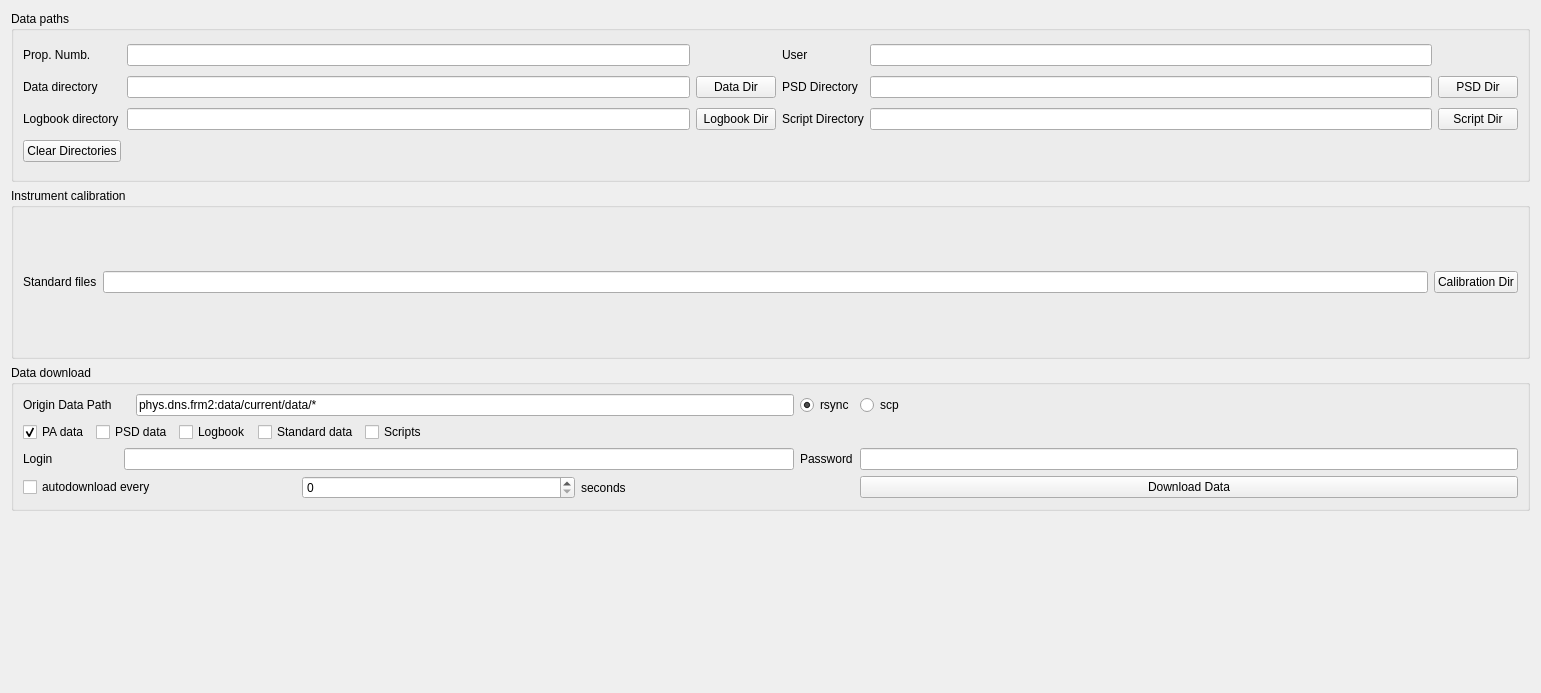
<?xml version="1.0" encoding="UTF-8"?>
<ui version="4.0">
 <class>Form</class>
 <widget class="QWidget" name="Form">
  <property name="geometry">
   <rect>
    <x>0</x>
    <y>0</y>
    <width>1541</width>
    <height>693</height>
   </rect>
  </property>
  <property name="sizePolicy">
   <sizepolicy hsizetype="Expanding" vsizetype="Expanding">
    <horstretch>0</horstretch>
    <verstretch>0</verstretch>
   </sizepolicy>
  </property>
  <property name="windowTitle">
   <string>Form</string>
  </property>
  <layout class="QVBoxLayout" name="verticalLayout">
   <item>
    <widget class="QGroupBox" name="groupBox">
     <property name="sizePolicy">
      <sizepolicy hsizetype="Expanding" vsizetype="Expanding">
       <horstretch>0</horstretch>
       <verstretch>0</verstretch>
      </sizepolicy>
     </property>
     <property name="title">
      <string>Data paths</string>
     </property>
     <layout class="QGridLayout" name="gridLayout">
      <item row="2" column="1">
       <widget class="QLineEdit" name="lE_prop_nb">
        <property name="toolTip">
         <string>filled out automatically from first file found in data path</string>
        </property>
        <property name="maxLength">
         <number>20</number>
        </property>
        <property name="readOnly">
         <bool>true</bool>
        </property>
       </widget>
      </item>
      <item row="3" column="5">
       <widget class="QPushButton" name="pB_file_psd">
        <property name="text">
         <string>PSD Dir</string>
        </property>
       </widget>
      </item>
      <item row="2" column="4">
       <widget class="QLineEdit" name="lE_user">
        <property name="toolTip">
         <string>filled out automatically from first file found in data path</string>
        </property>
        <property name="readOnly">
         <bool>true</bool>
        </property>
       </widget>
      </item>
      <item row="3" column="0">
       <widget class="QLabel" name="l_data_dir">
        <property name="text">
         <string>Data directory</string>
        </property>
       </widget>
      </item>
      <item row="2" column="3">
       <widget class="QLabel" name="l_user">
        <property name="text">
         <string>User</string>
        </property>
       </widget>
      </item>
      <item row="4" column="2">
       <widget class="QPushButton" name="pB_file_logbook">
        <property name="text">
         <string>Logbook Dir</string>
        </property>
       </widget>
      </item>
      <item row="3" column="1">
       <widget class="QLineEdit" name="lE_data_dir"/>
      </item>
      <item row="4" column="1">
       <widget class="QLineEdit" name="lE_logbook_dir"/>
      </item>
      <item row="3" column="3">
       <widget class="QLabel" name="l_psd_dir">
        <property name="text">
         <string>PSD Directory</string>
        </property>
       </widget>
      </item>
      <item row="2" column="0">
       <widget class="QLabel" name="l_prop_nb">
        <property name="text">
         <string>Prop. Numb.</string>
        </property>
       </widget>
      </item>
      <item row="3" column="2">
       <widget class="QPushButton" name="pB_file_data">
        <property name="text">
         <string>Data Dir</string>
        </property>
       </widget>
      </item>
      <item row="3" column="4">
       <widget class="QLineEdit" name="lE_psd_dir"/>
      </item>
      <item row="4" column="0">
       <widget class="QLabel" name="l_log_dir">
        <property name="text">
         <string>Logbook directory</string>
        </property>
       </widget>
      </item>
      <item row="4" column="4">
       <widget class="QLineEdit" name="lE_script_dir"/>
      </item>
      <item row="4" column="3">
       <widget class="QLabel" name="label">
        <property name="text">
         <string>Script Directory</string>
        </property>
       </widget>
      </item>
      <item row="4" column="5">
       <widget class="QPushButton" name="pB_file_script">
        <property name="text">
         <string>Script Dir</string>
        </property>
       </widget>
      </item>
      <item row="5" column="0">
       <widget class="QPushButton" name="pB_clear">
        <property name="text">
         <string>Clear Directories</string>
        </property>
       </widget>
      </item>
     </layout>
    </widget>
   </item>
   <item>
    <widget class="QGroupBox" name="groupBox_2">
     <property name="sizePolicy">
      <sizepolicy hsizetype="Expanding" vsizetype="Expanding">
       <horstretch>0</horstretch>
       <verstretch>0</verstretch>
      </sizepolicy>
     </property>
     <property name="title">
      <string>Instrument calibration</string>
     </property>
     <layout class="QGridLayout" name="gridLayout_2">
      <item row="0" column="2">
       <widget class="QPushButton" name="pB_file_standards">
        <property name="text">
         <string>Calibration Dir</string>
        </property>
       </widget>
      </item>
      <item row="0" column="0">
       <widget class="QLabel" name="l_standards_dir">
        <property name="text">
         <string>Standard files</string>
        </property>
       </widget>
      </item>
      <item row="0" column="1">
       <widget class="QLineEdit" name="lE_standards_dir"/>
      </item>
     </layout>
    </widget>
   </item>
   <item>
    <widget class="QGroupBox" name="gB_data_download">
     <property name="title">
      <string>Data download</string>
     </property>
     <layout class="QGridLayout" name="gridLayout_3">
      <item row="0" column="4">
       <widget class="QLineEdit" name="lE_server">
        <property name="text">
         <string>phys.dns.frm2:data/current/data/*</string>
        </property>
       </widget>
      </item>
      <item row="0" column="0">
       <widget class="QLabel" name="l_origin">
        <property name="text">
         <string>Origin Data Path</string>
        </property>
       </widget>
      </item>
      <item row="3" column="6">
       <widget class="QLineEdit" name="lE_password"/>
      </item>
      <item row="1" column="0" colspan="7">
       <layout class="QHBoxLayout" name="horizontalLayout">
        <item>
         <widget class="QCheckBox" name="cB_pa_data">
          <property name="text">
           <string>PA data</string>
          </property>
          <property name="checked">
           <bool>true</bool>
          </property>
         </widget>
        </item>
        <item>
         <widget class="QCheckBox" name="cB_psd_data">
          <property name="text">
           <string>PSD data</string>
          </property>
         </widget>
        </item>
        <item>
         <widget class="QCheckBox" name="cB_logbook">
          <property name="text">
           <string>Logbook</string>
          </property>
         </widget>
        </item>
        <item>
         <widget class="QCheckBox" name="cB_standard_data">
          <property name="text">
           <string>Standard data</string>
          </property>
         </widget>
        </item>
        <item>
         <widget class="QCheckBox" name="cB_scripts">
          <property name="text">
           <string>Scripts</string>
          </property>
         </widget>
        </item>
        <item>
         <spacer name="horizontalSpacer">
          <property name="orientation">
           <enum>Qt::Horizontal</enum>
          </property>
          <property name="sizeHint" stdset="0">
           <size>
            <width>40</width>
            <height>20</height>
           </size>
          </property>
         </spacer>
        </item>
       </layout>
      </item>
      <item row="3" column="5">
       <widget class="QLabel" name="l_password">
        <property name="text">
         <string>Password</string>
        </property>
       </widget>
      </item>
      <item row="0" column="5">
       <widget class="QRadioButton" name="rB_rsync">
        <property name="text">
         <string>rsync</string>
        </property>
        <property name="checked">
         <bool>true</bool>
        </property>
       </widget>
      </item>
      <item row="0" column="6">
       <widget class="QRadioButton" name="rB_scp">
        <property name="text">
         <string>scp</string>
        </property>
       </widget>
      </item>
      <item row="3" column="0">
       <widget class="QLabel" name="l_login">
        <property name="text">
         <string>Login</string>
        </property>
       </widget>
      </item>
      <item row="3" column="2" colspan="3">
       <widget class="QLineEdit" name="lE_login"/>
      </item>
      <item row="5" column="6">
       <widget class="QPushButton" name="pB_download">
        <property name="text">
         <string>Download Data</string>
        </property>
       </widget>
      </item>
      <item row="5" column="0" colspan="6">
       <layout class="QHBoxLayout" name="horizontalLayout_2">
        <item>
         <widget class="QCheckBox" name="cB_auto_download">
          <property name="text">
           <string>autodownload every</string>
          </property>
         </widget>
        </item>
        <item>
         <widget class="QSpinBox" name="sB_auto_download_time"/>
        </item>
        <item>
         <widget class="QLabel" name="label_2">
          <property name="text">
           <string>seconds</string>
          </property>
         </widget>
        </item>
       </layout>
      </item>
     </layout>
    </widget>
   </item>
   <item>
    <spacer name="verticalSpacer">
     <property name="orientation">
      <enum>Qt::Vertical</enum>
     </property>
     <property name="sizeHint" stdset="0">
      <size>
       <width>20</width>
       <height>40</height>
      </size>
     </property>
    </spacer>
   </item>
  </layout>
 </widget>
 <resources/>
 <connections/>
</ui>
